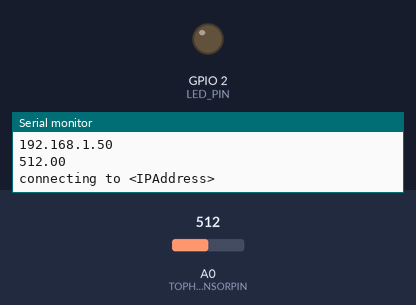
Bench run of a sketch on a simulated ESP8266 (NodeMCU). Shown: output pins drawn as LEDs (lit = HIGH), the last lines printed to the serial monitor. Inputs (shaded band) come from the test bench; at power-on: A0 (TOPHATSENSORPIN) = 512. WiFi joins after 1.5 s; servers stay silent unless stated; uploads are accepted with an empty reply.

Above: at 2.7 s.
2.8 s: A0 (TOPHATSENSORPIN) set to 104
5.2 s: A0 (TOPHATSENSORPIN) set to 91
At 6.4 s:
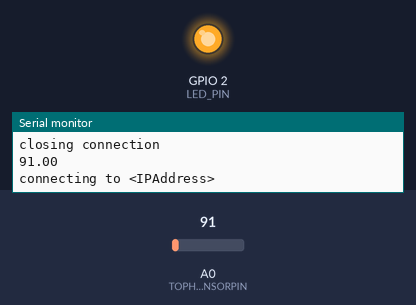
6.9 s: A0 (TOPHATSENSORPIN) set to 110
At 9.0 s:
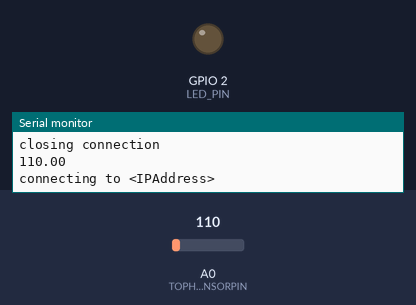
9.3 s: A0 (TOPHATSENSORPIN) set to 90
At 11.7 s:
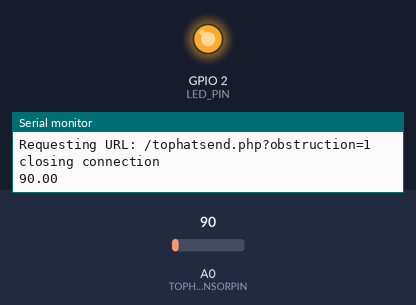
Timing chart, 0 to 12.8 s (numbered marks = the images above; inputs shaded):
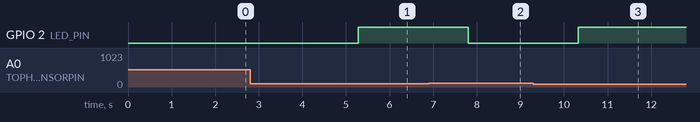

The sketch:

ultrasonic.ino
```cpp
#define TOPHATSENSORPIN A0 //Ambient light sensor reading
#include <ESP8266WiFi.h>
#include "SparkFun_Si7021_Breakout_Library.h"
#include <Wire.h>
#include <String>
// libraries needed are decalred above, so that the code knows where to get specific functions.
const char* ssid     = "<YourSSID>";
const char* password = "<YourPassword>";
// wifi connection initialized
const char* host = "<IPAddress>";
float distance = 0;
float LED_PIN=2;
void setup() {
  pinMode(LED_PIN, OUTPUT);
  pinMode(TOPHATSENSORPIN,  INPUT);
  Serial.begin(9600);

  Serial.println();
  Serial.println();
  Serial.print("Connecting to ");
  Serial.println(ssid);
  WiFi.mode(WIFI_STA);
  WiFi.begin(ssid, password);

  while (WiFi.status() != WL_CONNECTED) {
    delay(500);
    Serial.print(".");
    }
  Serial.println("");
  Serial.println("WiFi connected");
  Serial.println("IP address:");
  Serial.println(WiFi.localIP());
}

void loop() {
  int obstruction;
  distance = analogRead(TOPHATSENSORPIN); //Read light level
  Serial.println(distance);
  if (distance < 100) {  // if there is an obstruction within 100 mm the light turns on
    obstruction = 1;
    digitalWrite(LED_PIN, HIGH);
  }
  else {
    digitalWrite(LED_PIN, LOW);
    obstruction = 0;
  }
  // turn the LED on (HIGH is the voltage level)
  //Display reading in serial monitor
  delay(1000);
  {

  Serial.print("connecting to ");
  Serial.println(host);
    //Get readings from all sensors
  // Use WiFiClient class to create Transmission control protocol connections
  WiFiClient client;
  const int httpPort = 80;
  if (!client.connect(host, httpPort)) {
    Serial.println("connection failed");
    return;}
    // establishes URL as the recipient for the code for our specific network
    String url = "/tophatsend.php?obstruction=" + String(obstruction);


  Serial.print("Requesting URL: ");
  Serial.println(url);

  // This will send the request to the server
  client.print(String("GET ") + url + " HTTP/1.1\r\n" +
               "Host: " + host + "\r\n" +
               "Connection: close\r\n\r\n");
  unsigned long timeout = millis(); // disconnects from server temporarily in order to create a loop of information
  while (client.available() == 0) {
    if (millis() - timeout > 5000) {
      Serial.println(">>> Client Timeout !");
      client.stop();
      return;
    }
}

int value = 0;

  }

  Serial.println();
  Serial.println("closing connection"); // closes connection to the server
}
 
```

Measured:
- the behaviour switches between 100 and 99 on A0 (TOPHATSENSORPIN) (found by bisection; images 0 and 1)
- after the input at 5.2 s, GPIO 2 (LED_PIN): LOW → HIGH after 0.09 s
- after the input at 6.9 s, GPIO 2 (LED_PIN): HIGH → LOW after 0.91 s
- after the input at 9.3 s, GPIO 2 (LED_PIN): LOW → HIGH after 1.0 s
